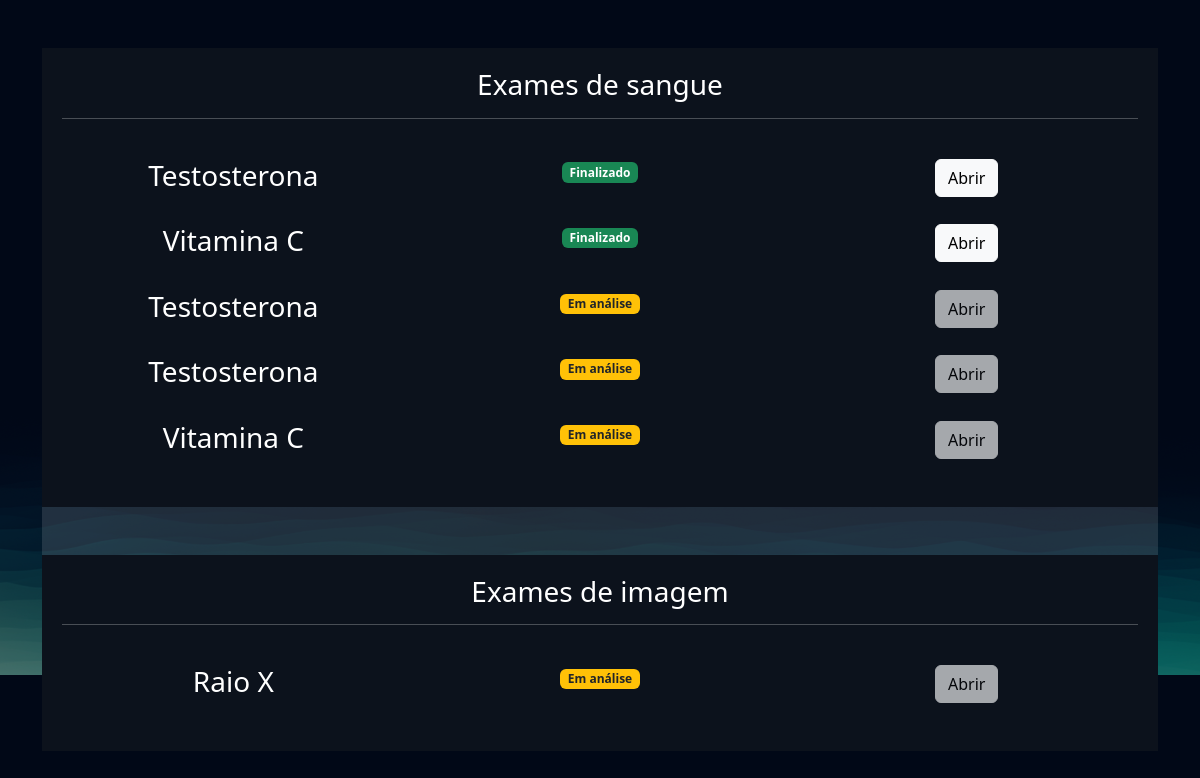
Screenshot of /exames/gerenciar_exames/ (signed in) with the database file from the repository.
### exames/models.py (models this page shows, shortened)
class SolicitacaoExame(models.Model):
    choice_status = (
        ('E', 'Em análise'),
        ('F', 'Finalizado')
    )
    usuario = models.ForeignKey(User, on_delete=models.DO_NOTHING)
    exame = models.ForeignKey(TiposExames, on_delete=models.DO_NOTHING)
    status = models.CharField(max_length=2, choices=choice_status)
    resultado = models.FileField(upload_to="resultados", null=True, blank=True)
    requer_senha = models.BooleanField(default=False)
    senha = models.CharField(max_length=6, null=True, blank=True)
    def badge_template(self):
        if self.status == "E":
            classes = 'bg-warning text-dark'
            texto = "Em análise"
        elif self.status == "F":
            classes = 'bg-success'
            texto = "Finalizado"
        return mark_safe(f'<span class="badge {classes}">{texto}</span>')

class TiposExames(models.Model):
    tipo_choices = (
        ('I', 'Exame de imagem'),
        ('S', 'Exame de Sangue')
    )
    nome = models.CharField(max_length=50)
    tipo = models.CharField(max_length=1, choices=tipo_choices)
    preco = models.FloatField()
    disponivel = models.BooleanField(default=True)
    horario_inicial = models.IntegerField()
    horario_final = models.IntegerField()

### exames/views.py (the view)
# urls.py: path('gerenciar_exames/', views.gerenciar_exames, name="gerenciar_exames"),
@login_required
def gerenciar_exames(request):
    exames = SolicitacaoExame.objects.filter(usuario=request.user)
    return render(request, 'gerenciar_exames.html', {'exames': exames})

### exames/templates/gerenciar_exames.html (shortened to what this page needs)
{% extends "bases/base.html" %} {% load static %} {% block 'head' %}
<link href="{% static 'exames/css/css.css' %}" rel="stylesheet" />
<link href="{% static 'exames/css/gerenciar_pedidos.css' %}" rel="stylesheet" />
<link href="{% static 'exames/css/gerenciar_exames.css' %}" rel="stylesheet" />
{% endblock 'head' %} {% block 'conteudo' %}
<br />
<br />
<div class="container">
    <div class="card card-view">
        <div class="sub-card">
            <h3>Exames de sangue</h3>
            <hr />
            <br />
            {% for exame in exames %}
            {% if exame.exame.tipo == 'S'%}
            <div class="row">
                <div class="col-md">
                    <h3>{{exame.exame.nome}}</h3>
                </div>
                <div class="col-md">{{exame.badge_template}}</div>
                <div class="col-md">
                    {% if exame.status == 'F' %}
                    <a href="{% url 'permitir_abrir_exame' exame.id %}" class="btn btn-light">Abrir</a>
                    {% else %}
                    <a href="#" class="btn btn-light disabled">Abrir</a>
                    {% endif %}
                </div>
            </div>
            <br>
            {% endif %}
            {% endfor %}
        </div>
        <br />
        <br />
        <div class="sub-card">
            <h3>Exames de imagem</h3>
            <hr />
            <br />
            {% for exame in exames %}
            {% if exame.exame.tipo == 'I'%}
            <div class="row">
                <div class="col-md">
                    <h3>{{exame.exame.nome}}</h3>
                </div>
                <div class="col-md">{{exame.badge_template}}</div>
                <div class="col-md">
                    {% if exame.status == 'F' %}
                    <a href="{% url 'permitir_abrir_exame' exame.id %}" class="btn btn-light">Abrir</a>
                    {% else %}
                    <a href="#" class="btn btn-light disabled">Abrir</a>
                    {% endif %}
                </div>
            </div>
            <br>
            {% endif %}
            {% endfor %}
        </div>
    </div>
</div>
{% endblock 'conteudo' %}

### templates/static/geral/css/base.css (style rules this page uses)
:root { --main-color: #151c34; --dark-color: #0c121c; --light-color: #6de6ee; --contrast-color: #f4c96b; --differential-color: #066668; }
* { color: white; }

### templates/static/exames/css/css.css (style rules this page uses)
body { background-image: url("/static/geral/img/bg2.png"); background-size: cover; }
.card { background-color: rgba(217, 217, 217, 0.14); color: white; padding: 15px; }

### templates/static/exames/css/gerenciar_pedidos.css (style rules this page uses)
.card-view { text-align: center; padding: 0; border: none; height: 70vh; }

### templates/static/exames/css/gerenciar_exames.css (style rules this page uses)
.sub-card { background-color: var(--dark-color); padding: 20px; }

### rows the page displays
SolicitacaoExame: exame.nome "Testosterona", badge_template "Finalizado", shows "Abrir"
SolicitacaoExame: exame.nome "Vitamina C", badge_template "Finalizado", shows "Abrir"
SolicitacaoExame: exame.nome "Testosterona", badge_template "Em análise", shows "Abrir"
SolicitacaoExame: exame.nome "Testosterona", badge_template "Em análise", shows "Abrir"
SolicitacaoExame: exame.nome "Vitamina C", badge_template "Em análise", shows "Abrir"
SolicitacaoExame: exame.nome "Raio X", badge_template "Em análise", shows "Abrir"
